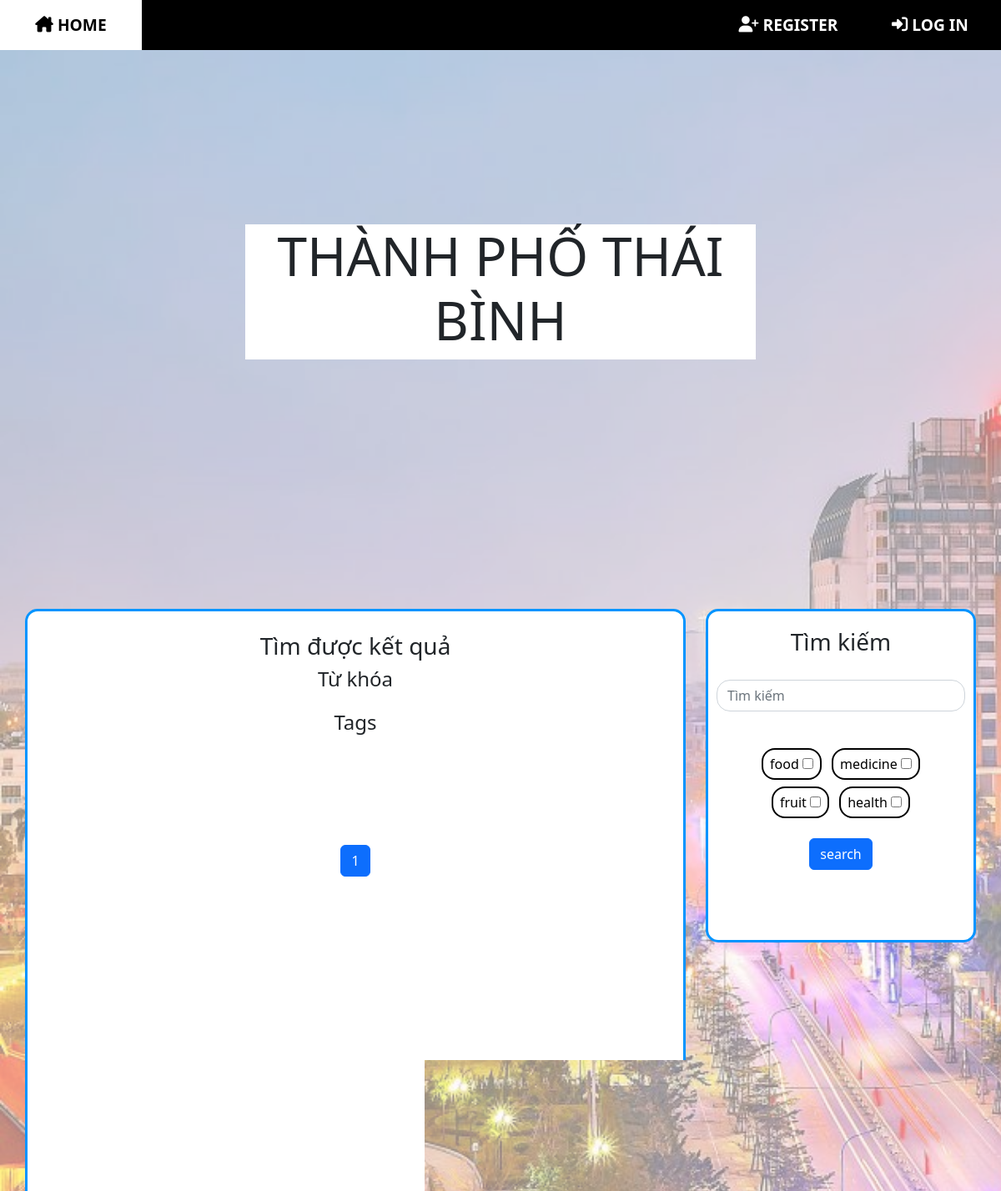
Before: /search/?q=&c=17 (upper part) with the older database file.
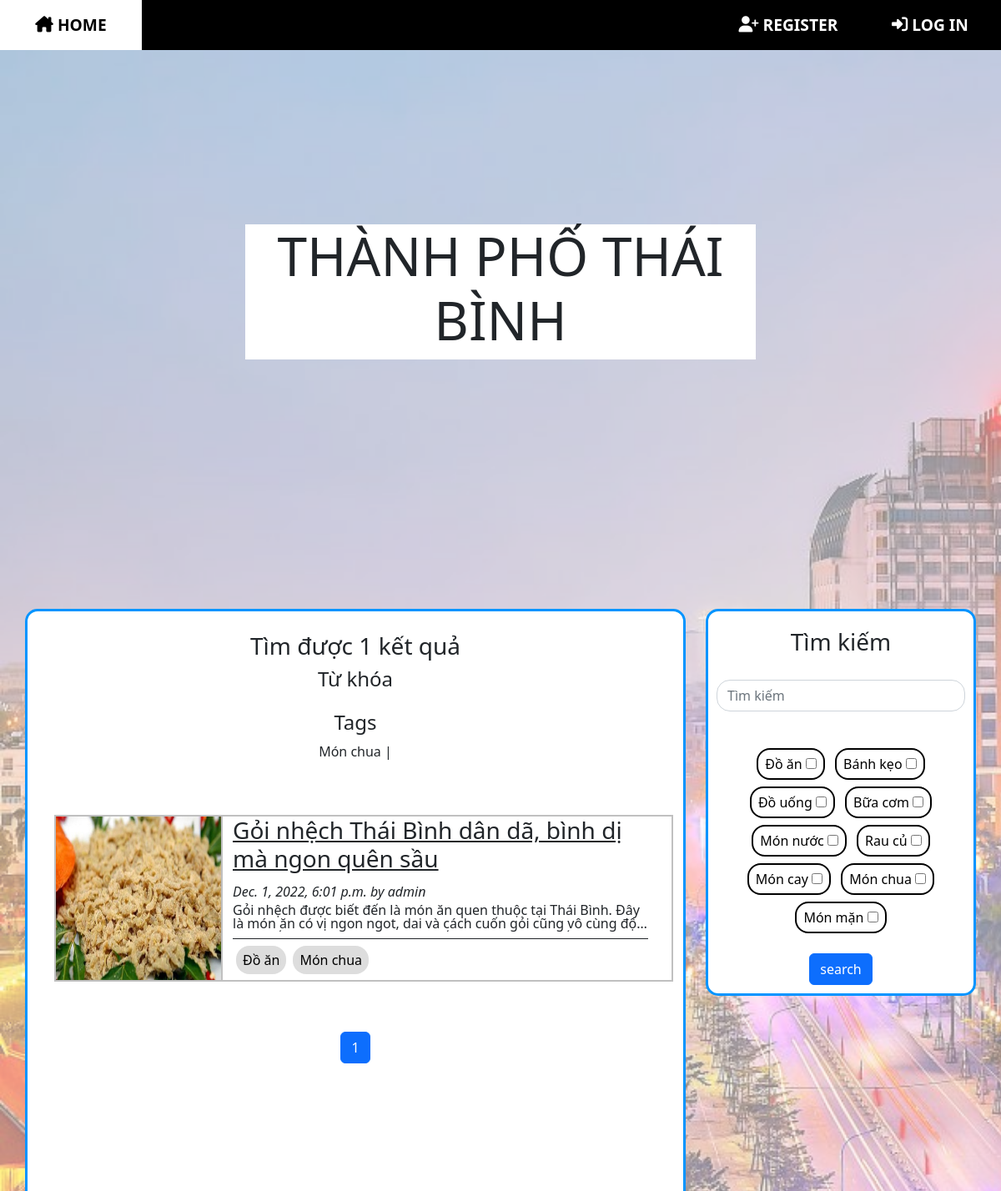
After: the same page with the newer database file.
### blog/models.py (models this page shows, shortened)
class Category(models.Model):
    name = models.CharField(max_length=100)
    def __str__(self):
        return self.name

class Post(models.Model):
    class NewManager(models.Manager):
        def get_queryset(self):
            return super().get_queryset().filter(status='published')
    options = (
        ('draft', 'Draft'),
        ('published', 'Published'),
    )
    title = models.CharField(max_length=250)
    category = models.ManyToManyField(
        Category, default=[1], related_name='posts')
    excerpt = models.TextField(null=True)
    slug = models.SlugField(max_length=250, unique_for_date='publish')
    image = models.FileField(
        upload_to='static/thumbnail/', default='static/thumbnail/default/default.jpg')
    publish = models.DateTimeField(default=timezone.now)
    author = models.ForeignKey(
        User, on_delete=models.CASCADE, related_name='blog_posts')
    content = RichTextUploadingField(null=True)
    status = models.CharField(max_length=10, choices=options, default='draft')
    likes = models.ManyToManyField(User, blank=True, related_name='likes')
    objects = models.Manager()  # default manager
    newmanager = NewManager()  # custom manager
    def get_absolute_url(self):
        return reverse('blog:post_single', args=[self.slug])
    class Meta:
        ordering = ('-publish',)

### blog/views.py (the view)
# urls.py: path('search/', views.post_search, name='post_search'),
def post_search(request):
    form = PostSearchForm()
    q = ''
    c = ''
    results = []
    form = PostSearchForm(request.GET)
    if form.is_valid():
        q = form.cleaned_data['q']
        c = form.cleaned_data['c']
        results = Post.newmanager.filter(
            Q(title__contains=q, status='published'))
        for tag in c:
            results = results.filter(category=tag.id)
    list = pagination(request, results)
    return render(request, 'blog/search.html', {'categorys': Category.objects.all(), 'posts': results, 'total_results': results.count, 'q': str(q), 'c': c, 'list': list})

### blog/views.py (called while the page is built)
def pagination(request, posts):
    obj = posts
    page_n = request.GET.get('page')
    p = Paginator(obj, 5)
    list = p.get_page(page_n)
    return list

### templates/blog/search.html (shortened to what this page needs)
{% extends "base/base.html" %} {% block title %} Welcome to Blog {% endblock %} {%load static%}{% block content %} {%include "base/nav-bar.html"%}
<div class="bgpic"><img src="{% static 'Thanh-pho.jpg' %}" /></div>
<div class="col">
    <div class="row" id="row-titlecard">
        <div class="titlecard">
            <h1 style="font-size:400%">THÀNH PHỐ THÁI BÌNH</h1>
        </div>
    </div>
    <div class="row ">
        <div class="col-8">
            <div class="container">
                <div class="search-result-dialog">
                    <h3>Tìm được {{total_results}} kết quả</h3>
                    <h4>Từ khóa</h4>
                    <h4>Tags</h4>
                    <p>
                        {%for tag in c%} {{tag}} | {%endfor%}</p>
                </div>
                {% include "blog/list.html" %}
            </div>
        </div>
        <div class="col-4">
            {% include "blog/searchbox.html" %}
        </div>
    </div>
    {%include "base/footer.html"%}
</div>
{% endblock %}

### templates/base/base.html (shortened to what this page needs)
<!doctype html>
<html lang="en">
{% load static %}
<head>
    <link href="https://cdn.jsdelivr.net/npm/bootstrap@5.2.3/dist/css/bootstrap.min.css" rel="stylesheet">
    <link href="{% static 'style.css' %}" rel="stylesheet">
</head>
<body>
    {% block content %} {% endblock %}
</body>
</html>

### templates/base/nav-bar.html (shortened to what this page needs)
{% extends "base/base.html"%}{%load static%} {%block content%}
<nav class="navbar-custom">
    <a class="nav-button" href="/" id="home">
        <i class="fa-solid fa-house-chimney" style="margin-right: 5px"></i>HOME</a>
     {% if user.is_authenticated%}
    <a class="nav-button nav-right-1" href="{% url 'logout' %}?next={{request.path}}" id="logout"> <i class="fa-solid fa-right-from-bracket" style="margin-right: 5px"></i>LOG OUT</a>
    {%else%} <a class="nav-button nav-right-2" href="{% url 'accounts:register' %}?next={{request.path}}"><i class="fa-solid fa-user-plus" style="margin-right: 5px"></i>REGISTER</a>
    <a class="nav-button nav-right-1" href="{% url 'login' %}?next={{request.path}}"><i class="fa-solid fa-right-to-bracket" style="margin-right: 5px"></i>LOG IN</a> {% endif %}
</nav>
{%endblock%}

### templates/blog/list.html (shortened to what this page needs)
{%block content%}
<div class="col pt-5">
    {% for post in list %}
    <div class="post-container row">
        <div class="col-3 post-thumbnail ">
            <img src="/{{post.image}}" />
        </div>
        <div class="col-9 post-detail">
            <div class="post-title">
                <h3>
                    <a class="text-dark" href="{{post.get_absolute_url}} ">{{post.title}}</a>
                </h3>
            </div>
            <div class="post-meta">
                <em>{{post.publish}} by {{post.author}}</em>
            </div>
            <div class="post-excerpt">
                <p>{{post.excerpt}}</p>
            </div>
            <div class="post-cat">
                {% for tag in post.category.all %}
                <a class="tag-btn" href="/search/?q=&c={{tag.id}}">{{tag}}</a>{%endfor%}
            </div>
        </div>
    </div>
    {% endfor %}
</div>
<nav aria-label="Page navigation example">
    <ul class="pagination" style="text-align: center;">
        <li class="page-item active"><a class="page-link" href="?page={{list.number}}">{{list.number}}</a></li>
    </ul>
</nav>
{%endblock%}

### templates/blog/searchbox.html
{% load static %} {% block content %}
<link href="{% static 'style.css' %}" rel="stylesheet">
<div class="search-box">
    <form role="search" method="get" action="/search/">
        <h3>Tìm kiếm</h3>
        <div class="search-bar">
            <input class="form-control me-5" name="q" type="search" placeholder="Tìm kiếm" aria-label="Search">
        </div>
        <div class="tag-bar">
            {% for tag in categorys.all%} {%if tag.name != 'default'%}
            <div class="tag-checkbox">
                <label for="{{tag}}" class="">{{tag.name}}</label>
                <input name="c" type="checkbox" id="{{tag}}" value="{{tag.pk}}">
            </div>
            {% endif %} {%endfor%}
        </div>
        <button class="btn btn-primary" type="submit">search </button>
    </form>
</div>
{% endblock %}

### templates/base/footer.html (shortened to what this page needs)
{% extends "base/base.html"%}{%load static%}

### static/style.css (style rules this page uses)
* { box-sizing: border-box; padding: 0; margin: 0; }
.bgpic { width: 100%; height: 100%; position: fixed; z-index: -1; opacity: 0.5; }
.container { border: solid #0094FF; border-radius: 15px; background-color: white; margin: 30px; padding-bottom: 50px; min-height: 1000px; }
.titlecard { background-color: white; width: 50%; text-align: center; align-self: center; margin-right: auto; margin-left: auto; }
#row-titlecard { height: 700px; }
.search-box { border: solid #0094FF; display: flex; flex-direction: column; align-items: center; border-radius: 15px; background-color: white; min-height: 400px; position: sticky; top: 70px; margin: 30px; padding: 20px 10px 10px 10px; }
.search-box form { display: flex; flex-direction: column; align-items: center; }
.search-bar { margin-top: 20px; margin-bottom: 20px; }
.tag-bar { margin: 20px 10px 20px 10px; text-align: center; }
.tag-checkbox { border: black solid 2px; color: black; padding: 5px 8px; text-align: center; text-decoration: none; display: inline-block; margin: 4px; cursor: pointer; border-radius: 16px; min-width: 55px; }
.nav-button { border: transparent; font-size: larger; font-weight: 600; text-decoration: none; display: flex; align-items: center; justify-content: center; color: white; background-color: black; height: 100%; width: 170px; }
.nav-right-1 { justify-self: flex-end; order: 2; margin-left: 0; margin-right: 0; }
.nav-right-2 { justify-self: flex-end; order: 1; margin-left: auto; margin-right: 0; }
.navbar-custom { position: fixed; display: flex; flex-direction: row; background-color: black; width: 100%; height: 60px; z-index: 1; }
.form-control { border-radius: 1rem; }
.post-container { position: relative; background-color: white; border: solid #C0C0C0 2px; margin: 0 0 20px 20px; height: 200px; max-width: 800px; overflow: hidden; }
.post-container .post-thumbnail { position: absolute; padding: 0; border-right: inherit; overflow: hidden; height: 100%; width: 200px; }
.post-container .post-thumbnail img { width: 100%; height: 100%; }
.post-container .post-detail { position: relative; left: 200px; }
.post-container .post-detail .post-title { position: absolute; margin-bottom: 10px; height: 70px; width: 90%; overflow: hidden; text-overflow: ellipsis; display: -webkit-box; line-height: 40px; -webkit-line-clamp: 2; -webkit-box-orient: vertical; }
.post-container .post-detail .post-excerpt { position: absolute; bottom: 45px; margin-bottom: 13px; height: 34px; width: 90%; overflow: hidden; text-overflow: ellipsis; display: -webkit-box; line-height: 16px; -webkit-line-clamp: 2; -webkit-box-orient: vertical; }
.post-container .post-detail .post-cat { position: absolute; bottom: 0px; border-top: solid 1px; height: 50px; width: 90%; text-overflow: ellipsis; overflow: hidden; display: flex; align-items: center; }
.post-container .post-detail .post-meta { position: absolute; bottom: 95px; font-size: medium; height: 18px; width: 90%; overflow: hidden; text-overflow: ellipsis; display: -webkit-box; line-height: 15px; }
.tag-btn { background-color: #ddd; border: none; color: black; padding: 5px 8px; text-align: center; text-decoration: none; display: inline-block; margin: 4px; cursor: pointer; border-radius: 16px; min-width: 55px; }
.search-result-dialog { padding-top: 25px; display: flex; flex-direction: column; align-items: center; }
.search-result-dialog p { width: 100%; overflow-wrap: break-word; text-align: center; }
.pagination { margin-top: 60px; display: flex; justify-content: center; }
.active>.page-link { z-index: 0; }

Changed rows visible on the page:
removed Category: name "food", shown under "Tìm kiếm"
removed Category: name "medicine", shown under "Tìm kiếm"
removed Category: name "fruit", shown under "Tìm kiếm"
removed Category: name "health", shown under "Tìm kiếm"
added Category: name "Món chua"
added Post: image (picture), title "Gỏi nhệch Thái Bình dân dã, bình dị mà ngon quên sầu", publish "Dec. 1, 2022, 6:01 p.m.", author "admin", excerpt "Gỏi nhệch được biết đến là món ăn quen thuộc tại Thái Bình. Đây là món ăn có vị ngon ngot, dai và cách cuốn gỏi cũng vô cùng…"
added Category: name "Đồ ăn"
added Category: name "Bánh kẹo", shown under "Tìm kiếm"
added Category: name "Đồ uống", shown under "Tìm kiếm"
added Category: name "Bữa cơm", shown under "Tìm kiếm"
added Category: name "Món nước", shown under "Tìm kiếm"
added Category: name "Rau củ", shown under "Tìm kiếm"
added Category: name "Món cay", shown under "Tìm kiếm"
added Category: name "Món mặn", shown under "Tìm kiếm"
Other visible differences:
{{ total_results }}: (not shown) → "1"
